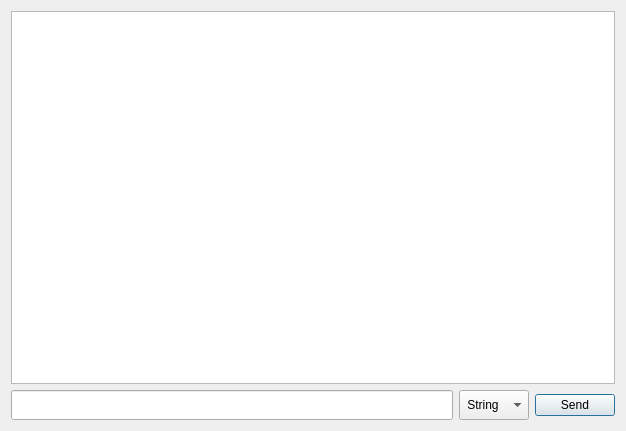
<?xml version="1.0" encoding="UTF-8"?>
<ui version="4.0">
 <class>CommandPrompt</class>
 <widget class="QDialog" name="CommandPrompt">
  <property name="windowModality">
   <enum>Qt::NonModal</enum>
  </property>
  <property name="geometry">
   <rect>
    <x>0</x>
    <y>0</y>
    <width>626</width>
    <height>431</height>
   </rect>
  </property>
  <property name="windowTitle">
   <string>Dialog</string>
  </property>
  <layout class="QGridLayout" name="gridLayout">
   <item row="0" column="0">
    <layout class="QVBoxLayout" name="verticalLayout">
     <item>
      <widget class="QTextEdit" name="commandPromptTextEdit">
       <property name="readOnly">
        <bool>true</bool>
       </property>
       <property name="textInteractionFlags">
        <set>Qt::TextSelectableByMouse</set>
       </property>
      </widget>
     </item>
     <item>
      <layout class="QHBoxLayout" name="horizontalLayout">
       <item>
        <widget class="QLineEdit" name="commandLineEdit">
         <property name="minimumSize">
          <size>
           <width>0</width>
           <height>30</height>
          </size>
         </property>
         <property name="clearButtonEnabled">
          <bool>false</bool>
         </property>
        </widget>
       </item>
       <item>
        <widget class="QComboBox" name="dataFormatComboBox">
         <property name="minimumSize">
          <size>
           <width>70</width>
           <height>30</height>
          </size>
         </property>
         <property name="currentText">
          <string> String</string>
         </property>
         <item>
          <property name="text">
           <string> String</string>
          </property>
         </item>
         <item>
          <property name="text">
           <string> Binary</string>
          </property>
         </item>
         <item>
          <property name="text">
           <string> Hex</string>
          </property>
         </item>
        </widget>
       </item>
       <item>
        <widget class="QPushButton" name="sendPushButton">
         <property name="text">
          <string>Send</string>
         </property>
         <property name="default">
          <bool>false</bool>
         </property>
        </widget>
       </item>
      </layout>
     </item>
    </layout>
   </item>
  </layout>
 </widget>
 <resources/>
 <connections/>
</ui>
